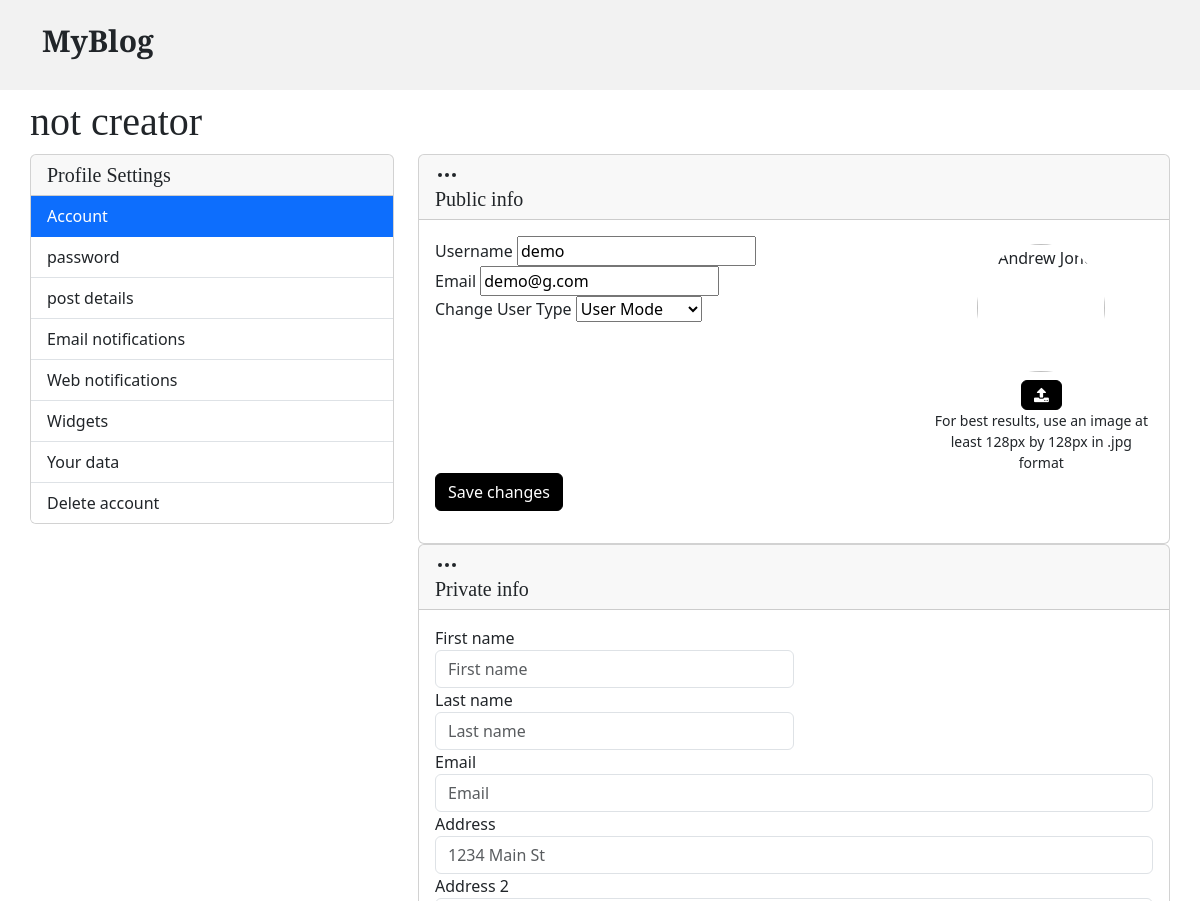
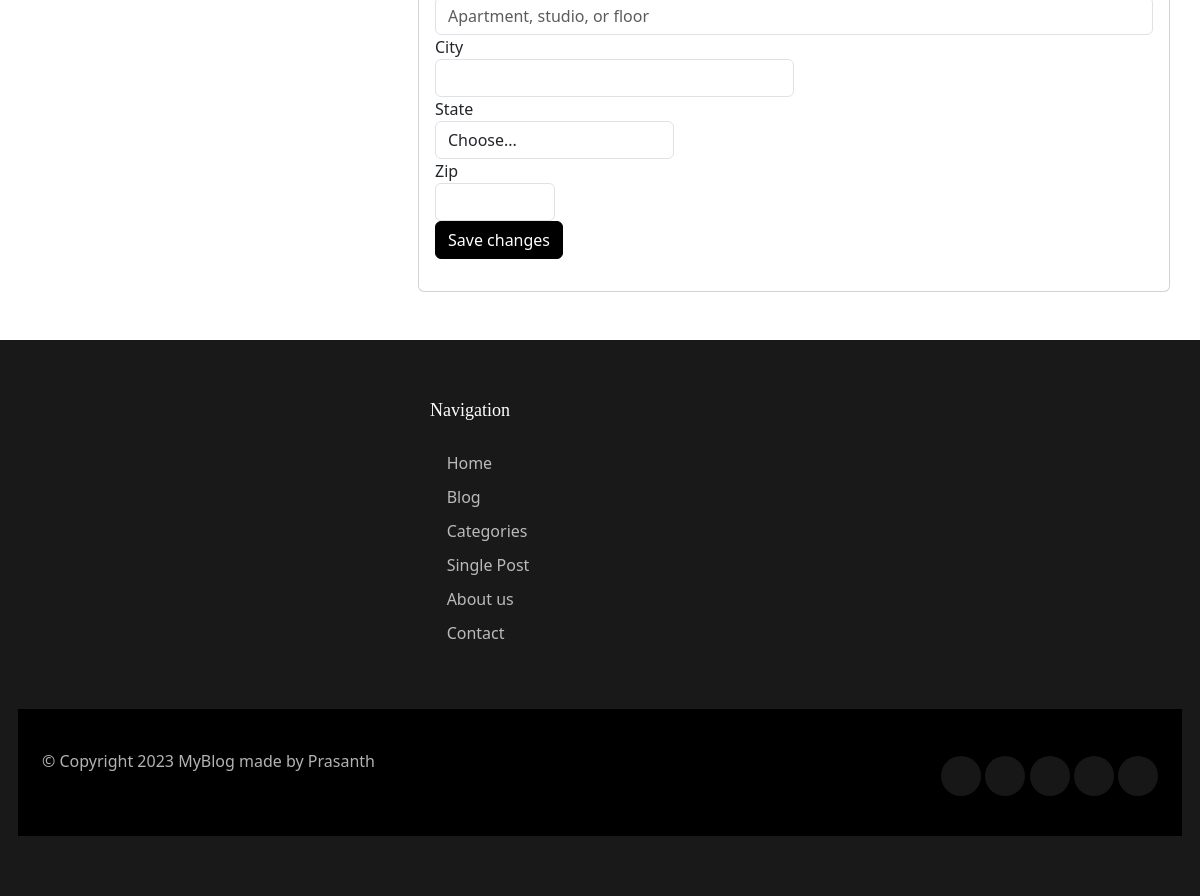
The app's page /account/settings/2 (signed in) with its own data (2 pictures, top to bottom).
### authUser/models.py (models this page shows)
class CustomUser(AbstractUser):
    email = models.EmailField(unique=True, max_length=200)
    number = models.IntegerField(default=None, null=True, blank=True)
    is_admin = models.BooleanField(default=False)
    USER_CHOICES = [("Normal User", "User Mode"),
                    ("Content Creator", "Creator Mode")]
    user_choice = models.CharField(max_length=40, choices=USER_CHOICES)

### authUser/views.py (the view, shortened to what this page needs)
# urls.py: path("settings/<int:pk>", views.Settings.as_view(), name="settings"),
class Settings(UpdateView):
    template_name = "html/userauth/settings.html"
    form_class = UserEditForm
    success_url = reverse_lazy("index")
    model = CustomUser
    def get_template_names(self):
        if self.request.user.user_choice == "Content Creator":
            return ["html/userauth/settings.html"]
        else:
            return [self.template_name]

### authUser/forms.py
class UserEditForm(UserChangeForm):
    class Meta:
        model = CustomUser
        fields = ["username", "email", "password", "user_choice"]

### templates/html/userauth/settings.html (shortened to what this page needs)
{% extends 'html/base.html' %} {% load static %} {% block content %}
<link
  href="https://maxcdn.bootstrapcdn.com/font-awesome/4.7.0/css/font-awesome.min.css"
  rel="stylesheet" />
<div class="container p-0 my-5">
  <h1 class="h3 mb-3">Settings</h1>
  {% if request.user.user_choice == "Content Creator" %}
  <h1>hai fellow creator</h1>
  {% else %}
  <h1>not creator</h1>
  {% endif %}
  <div class="row">
    <div class="col-md-5 col-xl-4">
      <div class="card">
        <div class="card-header">
          <h5 class="card-title mb-0">Profile Settings</h5>
        </div>
        <div class="list-group list-group-flush" role="tablist">
          <a
            class="list-group-item list-group-item-action active"
            data-toggle="list"
            href="#account"
            role="tab">
            Account
          </a>
          <a
            class="list-group-item list-group-item-action"
            data-toggle="list"
            href="{% url 'change-password' %}"
            role="tab">
            password
          </a>
          <a
            class="list-group-item list-group-item-action"
            data-toggle="list"
            href="{% url 'postdetails' request.user.id %}"
            role="tab">
            post details
          </a>
          <a
            class="list-group-item list-group-item-action"
            data-toggle="list"
            href="#"
            role="tab">
            Email notifications
          </a>
          <a
            class="list-group-item list-group-item-action"
            data-toggle="list"
            href="#"
            role="tab">
            Web notifications
          </a>
          <a
            class="list-group-item list-group-item-action"
            data-toggle="list"
            href="#"
            role="tab">
            Widgets
          </a>
          <a
            class="list-group-item list-group-item-action"
            data-toggle="list"
            href="#"
            role="tab">
            Your data
          </a>
          <a
            class="list-group-item list-group-item-action"
            data-toggle="list"
            href="#"
            role="tab">
            Delete account
          </a>
        </div>
      </div>
    </div>
    <div class="col-md-7 col-xl-8">
      <div class="tab-content">
        <div class="tab-pane fade show active" id="account" role="tabpanel">
          <div class="card">
            <div class="card-header">
              <div class="card-actions float-right">
                <div class="dropdown show">
                  <a href="#" data-toggle="dropdown" data-display="static">
                  </a>
                </div>
              </div>
              <h5 class="card-title mb-0">Public info</h5>
            </div>
            <div class="card-body">
              <form method="post">
                <div class="row">
                  <div class="col-md-8">
                    <div class="form-group">
                      <label for="inputUsername">Username</label>
                      {{form.username}}
                    </div>
                    <div class="form-group">
                      <label for="inputUsername">Email</label>
                      {{form.email}}
                    </div>
                    <div class="form-group">
                      <label for="inputUsername">Change User Type</label>
                      {{form.user_choice}}
                    </div>
                  </div>
                  <div class="col-md-4">
                    <div class="text-center">
                      <img
                        alt="Andrew Jones"
                        src="https://bootdey.com/img/Content/avatar/avatar1.png"
                        class="rounded-circle img-responsive mt-2"
                        width="128"
                        height="128" />
                      <div class="mt-2">
                        <span class="btn btn-primary"
                          ><i class="fa fa-upload"></i
                        ></span>
                      </div>
                      <small
                        >For best results, use an image at least 128px by 128px
                        in .jpg format</small
                      >
                    </div>
                  </div>
                </div>
                <button type="submit" class="btn btn-primary">
                  Save changes
                </button>
              </form>
            </div>
          </div>
          <div class="card">
            <div class="card-header">
              <div class="card-actions float-right">
                <div class="dropdown show">
                  <a href="#" data-toggle="dropdown" data-display="static">
                  </a>
                </div>
              </div>
              <h5 class="card-title mb-0">Private info</h5>
            </div>
            <div class="card-body">
              <form>
                <div class="form-row">
                  <div class="form-group col-md-6">
                    <label for="inputFirstName">First name</label>
                    <input
                      type="text"
                      class="form-control"
                      id="inputFirstName"
                      placeholder="First name" />
                  </div>
                  <div class="form-group col-md-6">
                    <label for="inputLastName">Last name</label>
                    <input
                      type="text"
                      class="form-control"
                      id="inputLastName"
                      placeholder="Last name" />
                  </div>
                </div>
                <div class="form-group">
                  <label for="inputEmail4">Email</label>
                  <input
                    type="email"
                    class="form-control"
                    id="inputEmail4"
                    placeholder="Email" />
                </div>
                <div class="form-group">
                  <label for="inputAddress">Address</label>
                  <input
                    type="text"
                    class="form-control"
                    id="inputAddress"
                    placeholder="1234 Main St" />
                </div>
                <div class="form-group">
                  <label for="inputAddress2">Address 2</label>
                  <input
                    type="text"
                    class="form-control"
                    id="inputAddress2"
                    placeholder="Apartment, studio, or floor" />
                </div>
                <div class="form-row">
                  <div class="form-group col-md-6">
                    <label for="inputCity">City</label>
                    <input type="text" class="form-control" id="inputCity" />
                  </div>
                  <div class="form-group col-md-4">
                    <label for="inputState">State</label>
                    <select id="inputState" class="form-control">
                      <option selected="">Choose...</option>
                    </select>
                  </div>
                  <div class="form-group col-md-2">
                    <label for="inputZip">Zip</label>
                    <input type="text" class="form-control" id="inputZip" />
                  </div>
                </div>
                <button type="submit" class="btn btn-primary">
                  Save changes
                </button>
              </form>
            </div>
          </div>
        </div>
      </div>
    </div>
  </div>
</div>
{% endblock %}

### static/assets/css/variables.css (style rules this page uses)
:root { --font-default: 'EB Garamond', system-ui, -apple-system, "Segoe UI", Roboto, "Helvetica Neue", Arial, "Noto Sans", "Liberation Sans", sans-serif, "Apple Color Emoji", "Segoe UI Emoji", "Segoe UI Symbol", "Noto Color Emoji"; --font-primary: 'EB Garamond', serif; --font-secondary: 'Inter', sans-serif; --color-default: #212529; --color-default-rgb: 33, 37, 41; --color-links: #212529; --color-links-hover: #15171a; --color-primary: #212529; --color-primary-light: #26282c; --color-primary-dark: #0b0c0e; --color-primary-rgb: 33, 37, 41; --color-primary-light-rgb: 38, 40, 44; --color-primary-dark-rgb: 11, 12, 14; --color-secondary: #596d80; --color-secondary-light: #8498aa; --color-secondary-dark: #404f5c; --color-secondary-rgb: 89, 109, 128; --color-secondary-light-rgb: 132, 152, 170; --color-secondary-dark-rgb: 64, 79, 92; --color-blue: #0d6efd; --color-blue-rgb: 13, 110, 253; --color-indigo: #6610f2; --color-indigo-rgb: 102, 16, 242; --color-purple: #6f42c1; --color-purple-rgb: 111, 66, 193; --color-pink: #f3268c; --color-pink-rgb: 243, 38, 140; --color-red: #df1529; --color-red-rgb: 223, 21, 4; --color-orange: #fd7e14; --color-orange-rgb: 253, 126, 20; --color-yellow: #ffc107; --color-yellow-rgb: 255, 193, 7; --color-green: #059652; --color-green-rgb: 5, 150, 82; --color-teal: #20c997; --color-teal-rgb: 32, 201, 151; --color-cyan: #0dcaf0; --color-cyan-rgb: 13, 202, 240; --color-white: #ffffff; --color-white-rgb: 255, 255, 255; --color-gray: #6c757d; --color-gray-rgb: 108, 117, 125; --color-black: #000000; --color-black-rgb: 0, 0, 0; }
:root { --bs-blue: var(--color-blue); --bs-indigo: var(--color-indigo); --bs-purple: var(--color-purple); --bs-pink: var(--color-pink); --bs-red: var(--color-red); --bs-orange: var(--color-orange); --bs-yellow: var(--color-yellow); --bs-green: var(--color-green); --bs-teal: var(--color-teal); --bs-cyan: var(--color-cyan); --bs-white: var(--color-white); --bs-gray: var(--color-gray); --bs-gray-dark: #343a40; --bs-gray-100: #f8f9fa; --bs-gray-200: #e9ecef; --bs-gray-300: #dee2e6; --bs-gray-400: #ced4da; --bs-gray-500: #adb5bd; --bs-gray-600: #6c757d; --bs-gray-700: #495057; --bs-gray-800: #343a40; --bs-gray-900: #212529; --bs-primary: var(--color-blue); --bs-secondary: var(--color-blue); --bs-success: #198754; --bs-info: #0dcaf0; --bs-warning: #ffc107; --bs-danger: #dc3545; --bs-light: #f8f9fa; --bs-dark: #212529; --bs-primary-rgb: var(--color-primary-rgb); --bs-secondary-rgb: var(--color-secondary-rgb); --bs-success-rgb: 25, 135, 84; --bs-info-rgb: 13, 202, 240; --bs-warning-rgb: 255, 193, 7; --bs-danger-rgb: 220, 53, 69; --bs-light-rgb: 248, 249, 250; --bs-dark-rgb: 33, 37, 41; --bs-white-rgb: var(--color-white-rgb); --bs-black-rgb: var(--color-black-rgb); --bs-body-color-rgb: var(--color-default-rgb); --bs-body-bg-rgb: 255, 255, 255; --bs-font-sans-serif: var(--font-default); --bs-font-monospace: SFMono-Regular, Menlo, Monaco, Consolas, "Liberation Mono", "Courier New", monospace; --bs-gradient: linear-gradient(180deg, rgba(255, 255, 255, 0.15), rgba(255, 255, 255, 0)); --bs-body-font-family: var(--font-default); --bs-body-font-size: 1rem; --bs-body-font-weight: 400; --bs-body-line-height: 1.5; --bs-body-color: var(--color-default); --bs-body-bg: #fff; }

### static/assets/css/main.css (style rules this page uses)
:root { scroll-behavior: smooth; }
body { color: rgba(var(--color-primary-rgb), 1); }
a { color: var(--color-links); text-decoration: none; }
h1, h2, h3, h4, h5, h6 { font-family: var(--font-primary); }
.btn.btn-primary { background-color: var(--color-black); color: var(--color-white); border-color: var(--color-black); }

### records on screen
CustomUser: username "demo", email "demo@g.com", user_choice "User Mode"
